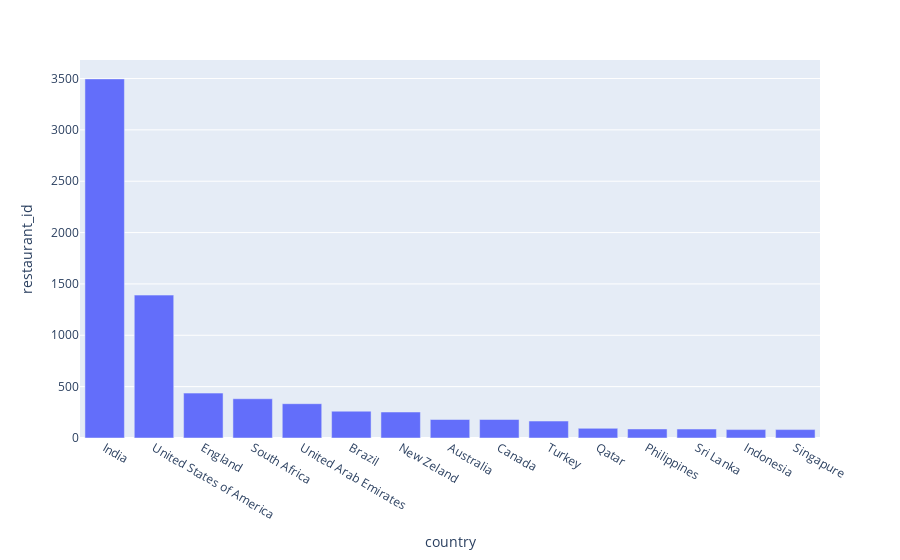

Notebook cell for this chart:
### Code cell
# n° of restaurants by country

df_aux = df.loc[:, ['country', 'restaurant_id']].groupby('country').count().sort_values('restaurant_id',ascending=False).reset_index()

px.bar(df_aux, x='country', y='restaurant_id')

### Figure 1 — Plotly figure (JSON) as saved in the notebook; plotly's stock layout.template omitted (floating-point values rounded to 4 significant figures)
{"data": [{"alignmentgroup": "True", "hovertemplate": "country=%{x}<br>restaurant_id=%{y}<extra></extra>", "legendgroup": "", "marker": {"color": "#636efa", "pattern": {"shape": ""}}, "name": "", "offsetgroup": "", "orientation": "v", "showlegend": false, "textposition": "auto", "type": "bar", "x": ["India", "United States of America", "England", "South Africa", "United Arab Emirates", "Brazil", "New Zeland", "Australia", "Canada", "Turkey", "Qatar", "Philippines", "Sri Lanka", "Indonesia", "Singapure"], "xaxis": "x", "y": [3496, 1391, 437, 382, 334, 261, 253, 180, 180, 165, 94, 88, 87, 82, 82], "yaxis": "y"}], "layout": {"autosize": true, "barmode": "relative", "legend": {"tracegroupgap": 0}, "margin": {"t": 60}, "xaxis": {"anchor": "y", "autorange": true, "domain": [0, 1], "range": [-0.5, 14.5], "title": {"text": "country"}, "type": "category"}, "yaxis": {"anchor": "x", "autorange": true, "domain": [0, 1], "range": [0, 3680], "title": {"text": "restaurant_id"}, "type": "linear"}}}
